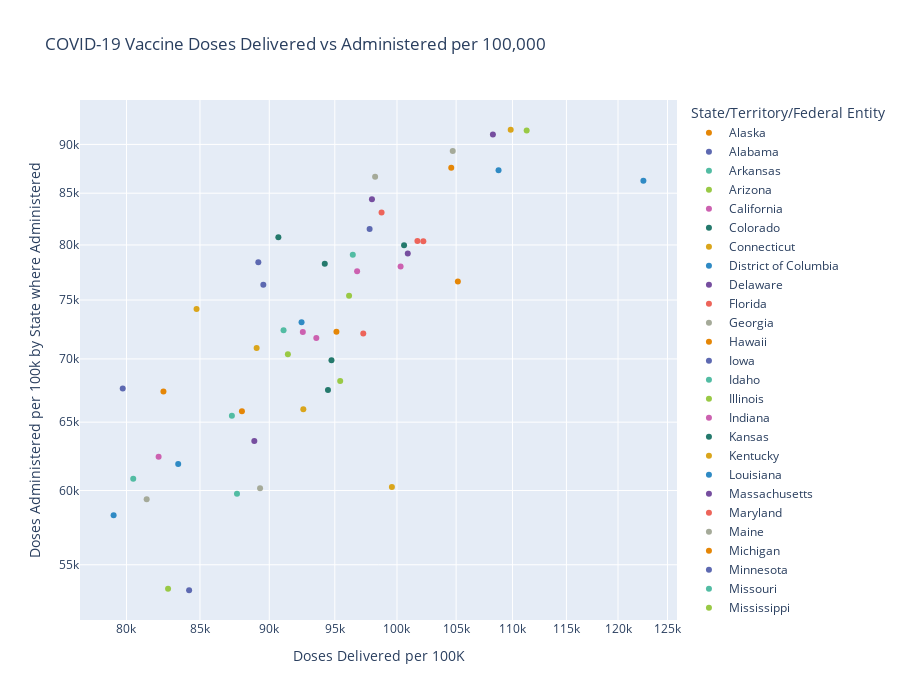

The code cell stored with this chart in its notebook:
### Code cell
# create a scatter plot of vaccine doses per 100,000 delivered vs doses administered categorized by state and log adjusted
fig = px.scatter(vacc, x='Doses Delivered per 100K', y='Doses Administered per 100k by State where Administered', color='State/Territory/Federal Entity', 
                 height=700, hover_name='State/Territory/Federal Entity', log_x=True, log_y=True, 
                 title='COVID-19 Vaccine Doses Delivered vs Administered per 100,000',
                 color_discrete_sequence=px.colors.qualitative.Vivid)
fig.update_traces(textposition='top center')
# fig.update_layout(showlegend=False)
# fig.update_layout(xaxis_rangeslider_visible=True)
fig.show()

### Figure 1 — Plotly figure (JSON) as saved in the notebook; plotly's stock layout.template omitted (floating-point values rounded to 4 significant figures)
{"data": [{"hovertemplate": "<b>%{hovertext}</b><br><br>State/Territory/Federal Entity=Alaska<br>Doses Delivered per 100K=%{x}<br>Doses Administered per 100k by State where Administered=%{y}<extra></extra>", "hovertext": ["Alaska"], "legendgroup": "Alaska", "marker": {"color": "rgb(229, 134, 6)", "symbol": "circle"}, "mode": "markers", "name": "Alaska", "orientation": "v", "showlegend": true, "textposition": "top center", "type": "scatter", "x": [105148], "xaxis": "x", "y": [76641], "yaxis": "y"}, {"hovertemplate": "<b>%{hovertext}</b><br><br>State/Territory/Federal Entity=Alabama<br>Doses Delivered per 100K=%{x}<br>Doses Administered per 100k by State where Administered=%{y}<extra></extra>", "hovertext": ["Alabama"], "legendgroup": "Alabama", "marker": {"color": "rgb(93, 105, 177)", "symbol": "circle"}, "mode": "markers", "name": "Alabama", "orientation": "v", "showlegend": true, "textposition": "top center", "type": "scatter", "x": [84242], "xaxis": "x", "y": [53382], "yaxis": "y"}, {"hovertemplate": "<b>%{hovertext}</b><br><br>State/Territory/Federal Entity=Arkansas<br>Doses Delivered per 100K=%{x}<br>Doses Administered per 100k by State where Administered=%{y}<extra></extra>", "hovertext": ["Arkansas"], "legendgroup": "Arkansas", "marker": {"color": "rgb(82, 188, 163)", "symbol": "circle"}, "mode": "markers", "name": "Arkansas", "orientation": "v", "showlegend": true, "textposition": "top center", "type": "scatter", "x": [87635], "xaxis": "x", "y": [59772], "yaxis": "y"}, {"hovertemplate": "<b>%{hovertext}</b><br><br>State/Territory/Federal Entity=Arizona<br>Doses Delivered per 100K=%{x}<br>Doses Administered per 100k by State where Administered=%{y}<extra></extra>", "hovertext": ["Arizona"], "legendgroup": "Arizona", "marker": {"color": "rgb(153, 201, 69)", "symbol": "circle"}, "mode": "markers", "name": "Arizona", "orientation": "v", "showlegend": true, "textposition": "top center", "type": "scatter", "x": [91394], "xaxis": "x", "y": [70394], "yaxis": "y"}, {"hovertemplate": "<b>%{hovertext}</b><br><br>State/Territory/Federal Entity=California<br>Doses Delivered per 100K=%{x}<br>Doses Administered per 100k by State where Administered=%{y}<extra></extra>", "hovertext": ["California"], "legendgroup": "California", "marker": {"color": "rgb(204, 97, 176)", "symbol": "circle"}, "mode": "markers", "name": "California", "orientation": "v", "showlegend": true, "textposition": "top center", "type": "scatter", "x": [100298], "xaxis": "x", "y": [78003], "yaxis": "y"}, {"hovertemplate": "<b>%{hovertext}</b><br><br>State/Territory/Federal Entity=Colorado<br>Doses Delivered per 100K=%{x}<br>Doses Administered per 100k by State where Administered=%{y}<extra></extra>", "hovertext": ["Colorado"], "legendgroup": "Colorado", "marker": {"color": "rgb(36, 121, 108)", "symbol": "circle"}, "mode": "markers", "name": "Colorado", "orientation": "v", "showlegend": true, "textposition": "top center", "type": "scatter", "x": [94217], "xaxis": "x", "y": [78252], "yaxis": "y"}, {"hovertemplate": "<b>%{hovertext}</b><br><br>State/Territory/Federal Entity=Connecticut<br>Doses Delivered per 100K=%{x}<br>Doses Administered per 100k by State where Administered=%{y}<extra></extra>", "hovertext": ["Connecticut"], "legendgroup": "Connecticut", "marker": {"color": "rgb(218, 165, 27)", "symbol": "circle"}, "mode": "markers", "name": "Connecticut", "orientation": "v", "showlegend": true, "textposition": "top center", "type": "scatter", "x": [109834], "xaxis": "x", "y": [91559], "yaxis": "y"}, {"hovertemplate": "<b>%{hovertext}</b><br><br>State/Territory/Federal Entity=District of Columbia<br>Doses Delivered per 100K=%{x}<br>Doses Administered per 100k by State where Administered=%{y}<extra></extra>", "hovertext": ["District of Columbia"], "legendgroup": "District of Columbia", "marker": {"color": "rgb(47, 138, 196)", "symbol": "circle"}, "mode": "markers", "name": "District of Columbia", "orientation": "v", "showlegend": true, "textposition": "top center", "type": "scatter", "x": [122539], "xaxis": "x", "y": [86250], "yaxis": "y"}, {"hovertemplate": "<b>%{hovertext}</b><br><br>State/Territory/Federal Entity=Delaware<br>Doses Delivered per 100K=%{x}<br>Doses Administered per 100k by State where Administered=%{y}<extra></extra>", "hovertext": ["Delaware"], "legendgroup": "Delaware", "marker": {"color": "rgb(118, 78, 159)", "symbol": "circle"}, "mode": "markers", "name": "Delaware", "orientation": "v", "showlegend": true, "textposition": "top center", "type": "scatter", "x": [100893], "xaxis": "x", "y": [79208], "yaxis": "y"}, {"hovertemplate": "<b>%{hovertext}</b><br><br>State/Territory/Federal Entity=Florida<br>Doses Delivered per 100K=%{x}<br>Doses Administered per 100k by State where Administered=%{y}<extra></extra>", "hovertext": ["Florida"], "legendgroup": "Florida", "marker": {"color": "rgb(237, 100, 90)", "symbol": "circle"}, "mode": "markers", "name": "Florida", "orientation": "v", "showlegend": true, "textposition": "top center", "type": "scatter", "x": [97257], "xaxis": "x", "y": [72112], "yaxis": "y"}, {"hovertemplate": "<b>%{hovertext}</b><br><br>State/Territory/Federal Entity=Georgia<br>Doses Delivered per 100K=%{x}<br>Doses Administered per 100k by State where Administered=%{y}<extra></extra>", "hovertext": ["Georgia"], "legendgroup": "Georgia", "marker": {"color": "rgb(165, 170, 153)", "symbol": "circle"}, "mode": "markers", "name": "Georgia", "orientation": "v", "showlegend": true, "textposition": "top center", "type": "scatter", "x": [89320], "xaxis": "x", "y": [60155], "yaxis": "y"}, {"hovertemplate": "<b>%{hovertext}</b><br><br>State/Territory/Federal Entity=Hawaii<br>Doses Delivered per 100K=%{x}<br>Doses Administered per 100k by State where Administered=%{y}<extra></extra>", "hovertext": ["Hawaii"], "legendgroup": "Hawaii", "marker": {"color": "rgb(229, 134, 6)", "symbol": "circle"}, "mode": "markers", "name": "Hawaii", "orientation": "v", "showlegend": true, "textposition": "top center", "type": "scatter", "x": [104577], "xaxis": "x", "y": [87566], "yaxis": "y"}, {"hovertemplate": "<b>%{hovertext}</b><br><br>State/Territory/Federal Entity=Iowa<br>Doses Delivered per 100K=%{x}<br>Doses Administered per 100k by State where Administered=%{y}<extra></extra>", "hovertext": ["Iowa"], "legendgroup": "Iowa", "marker": {"color": "rgb(93, 105, 177)", "symbol": "circle"}, "mode": "markers", "name": "Iowa", "orientation": "v", "showlegend": true, "textposition": "top center", "type": "scatter", "x": [89561], "xaxis": "x", "y": [76352], "yaxis": "y"}, {"hovertemplate": "<b>%{hovertext}</b><br><br>State/Territory/Federal Entity=Idaho<br>Doses Delivered per 100K=%{x}<br>Doses Administered per 100k by State where Administered=%{y}<extra></extra>", "hovertext": ["Idaho"], "legendgroup": "Idaho", "marker": {"color": "rgb(82, 188, 163)", "symbol": "circle"}, "mode": "markers", "name": "Idaho", "orientation": "v", "showlegend": true, "textposition": "top center", "type": "scatter", "x": [80448], "xaxis": "x", "y": [60837], "yaxis": "y"}, {"hovertemplate": "<b>%{hovertext}</b><br><br>State/Territory/Federal Entity=Illinois<br>Doses Delivered per 100K=%{x}<br>Doses Administered per 100k by State where Administered=%{y}<extra></extra>", "hovertext": ["Illinois"], "legendgroup": "Illinois", "marker": {"color": "rgb(153, 201, 69)", "symbol": "circle"}, "mode": "markers", "name": "Illinois", "orientation": "v", "showlegend": true, "textposition": "top center", "type": "scatter", "x": [96124], "xaxis": "x", "y": [75374], "yaxis": "y"}, {"hovertemplate": "<b>%{hovertext}</b><br><br>State/Territory/Federal Entity=Indiana<br>Doses Delivered per 100K=%{x}<br>Doses Administered per 100k by State where Administered=%{y}<extra></extra>", "hovertext": ["Indiana"], "legendgroup": "Indiana", "marker": {"color": "rgb(204, 97, 176)", "symbol": "circle"}, "mode": "markers", "name": "Indiana", "orientation": "v", "showlegend": true, "textposition": "top center", "type": "scatter", "x": [82149], "xaxis": "x", "y": [62414], "yaxis": "y"}, {"hovertemplate": "<b>%{hovertext}</b><br><br>State/Territory/Federal Entity=Kansas<br>Doses Delivered per 100K=%{x}<br>Doses Administered per 100k by State where Administered=%{y}<extra></extra>", "hovertext": ["Kansas"], "legendgroup": "Kansas", "marker": {"color": "rgb(36, 121, 108)", "symbol": "circle"}, "mode": "markers", "name": "Kansas", "orientation": "v", "showlegend": true, "textposition": "top center", "type": "scatter", "x": [94740], "xaxis": "x", "y": [69897], "yaxis": "y"}, {"hovertemplate": "<b>%{hovertext}</b><br><br>State/Territory/Federal Entity=Kentucky<br>Doses Delivered per 100K=%{x}<br>Doses Administered per 100k by State where Administered=%{y}<extra></extra>", "hovertext": ["Kentucky"], "legendgroup": "Kentucky", "marker": {"color": "rgb(218, 165, 27)", "symbol": "circle"}, "mode": "markers", "name": "Kentucky", "orientation": "v", "showlegend": true, "textposition": "top center", "type": "scatter", "x": [89068], "xaxis": "x", "y": [70911], "yaxis": "y"}, {"hovertemplate": "<b>%{hovertext}</b><br><br>State/Territory/Federal Entity=Louisiana<br>Doses Delivered per 100K=%{x}<br>Doses Administered per 100k by State where Administered=%{y}<extra></extra>", "hovertext": ["Louisiana"], "legendgroup": "Louisiana", "marker": {"color": "rgb(47, 138, 196)", "symbol": "circle"}, "mode": "markers", "name": "Louisiana", "orientation": "v", "showlegend": true, "textposition": "top center", "type": "scatter", "x": [79155], "xaxis": "x", "y": [58290], "yaxis": "y"}, {"hovertemplate": "<b>%{hovertext}</b><br><br>State/Territory/Federal Entity=Massachusetts<br>Doses Delivered per 100K=%{x}<br>Doses Administered per 100k by State where Administered=%{y}<extra></extra>", "hovertext": ["Massachusetts"], "legendgroup": "Massachusetts", "marker": {"color": "rgb(118, 78, 159)", "symbol": "circle"}, "mode": "markers", "name": "Massachusetts", "orientation": "v", "showlegend": true, "textposition": "top center", "type": "scatter", "x": [108233], "xaxis": "x", "y": [91061], "yaxis": "y"}, {"hovertemplate": "<b>%{hovertext}</b><br><br>State/Territory/Federal Entity=Maryland<br>Doses Delivered per 100K=%{x}<br>Doses Administered per 100k by State where Administered=%{y}<extra></extra>", "hovertext": ["Maryland"], "legendgroup": "Maryland", "marker": {"color": "rgb(237, 100, 90)", "symbol": "circle"}, "mode": "markers", "name": "Maryland", "orientation": "v", "showlegend": true, "textposition": "top center", "type": "scatter", "x": [101699], "xaxis": "x", "y": [80382], "yaxis": "y"}, {"hovertemplate": "<b>%{hovertext}</b><br><br>State/Territory/Federal Entity=Maine<br>Doses Delivered per 100K=%{x}<br>Doses Administered per 100k by State where Administered=%{y}<extra></extra>", "hovertext": ["Maine"], "legendgroup": "Maine", "marker": {"color": "rgb(165, 170, 153)", "symbol": "circle"}, "mode": "markers", "name": "Maine", "orientation": "v", "showlegend": true, "textposition": "top center", "type": "scatter", "x": [104706], "xaxis": "x", "y": [89312], "yaxis": "y"}, {"hovertemplate": "<b>%{hovertext}</b><br><br>State/Territory/Federal Entity=Michigan<br>Doses Delivered per 100K=%{x}<br>Doses Administered per 100k by State where Administered=%{y}<extra></extra>", "hovertext": ["Michigan"], "legendgroup": "Michigan", "marker": {"color": "rgb(229, 134, 6)", "symbol": "circle"}, "mode": "markers", "name": "Michigan", "orientation": "v", "showlegend": true, "textposition": "top center", "type": "scatter", "x": [95128], "xaxis": "x", "y": [72257], "yaxis": "y"}, {"hovertemplate": "<b>%{hovertext}</b><br><br>State/Territory/Federal Entity=Minnesota<br>Doses Delivered per 100K=%{x}<br>Doses Administered per 100k by State where Administered=%{y}<extra></extra>", "hovertext": ["Minnesota"], "legendgroup": "Minnesota", "marker": {"color": "rgb(93, 105, 177)", "symbol": "circle"}, "mode": "markers", "name": "Minnesota", "orientation": "v", "showlegend": true, "textposition": "top center", "type": "scatter", "x": [89192], "xaxis": "x", "y": [78397], "yaxis": "y"}, {"hovertemplate": "<b>%{hovertext}</b><br><br>State/Territory/Federal Entity=Missouri<br>Doses Delivered per 100K=%{x}<br>Doses Administered per 100k by State where Administered=%{y}<extra></extra>", "hovertext": ["Missouri"], "legendgroup": "Missouri", "marker": {"color": "rgb(82, 188, 163)", "symbol": "circle"}, "mode": "markers", "name": "Missouri", "orientation": "v", "showlegend": true, "textposition": "top center", "type": "scatter", "x": [87268], "xaxis": "x", "y": [65495], "yaxis": "y"}, {"hovertemplate": "<b>%{hovertext}</b><br><br>State/Territory/Federal Entity=Mississippi<br>Doses Delivered per 100K=%{x}<br>Doses Administered per 100k by State where Administered=%{y}<extra></extra>", "hovertext": ["Mississippi"], "legendgroup": "Mississippi", "marker": {"color": "rgb(153, 201, 69)", "symbol": "circle"}, "mode": "markers", "name": "Mississippi", "orientation": "v", "showlegend": true, "textposition": "top center", "type": "scatter", "x": [82792], "xaxis": "x", "y": [53475], "yaxis": "y"}, {"hovertemplate": "<b>%{hovertext}</b><br><br>State/Territory/Federal Entity=Montana<br>Doses Delivered per 100K=%{x}<br>Doses Administered per 100k by State where Administered=%{y}<extra></extra>", "hovertext": ["Montana"], "legendgroup": "Montana", "marker": {"color": "rgb(204, 97, 176)", "symbol": "circle"}, "mode": "markers", "name": "Montana", "orientation": "v", "showlegend": true, "textposition": "top center", "type": "scatter", "x": [93562], "xaxis": "x", "y": [71735], "yaxis": "y"}, {"hovertemplate": "<b>%{hovertext}</b><br><br>State/Territory/Federal Entity=North Carolina<br>Doses Delivered per 100K=%{x}<br>Doses Administered per 100k by State where Administered=%{y}<extra></extra>", "hovertext": ["North Carolina"], "legendgroup": "North Carolina", "marker": {"color": "rgb(36, 121, 108)", "symbol": "circle"}, "mode": "markers", "name": "North Carolina", "orientation": "v", "showlegend": true, "textposition": "top center", "type": "scatter", "x": [94466], "xaxis": "x", "y": [67491], "yaxis": "y"}, {"hovertemplate": "<b>%{hovertext}</b><br><br>State/Territory/Federal Entity=North Dakota<br>Doses Delivered per 100K=%{x}<br>Doses Administered per 100k by State where Administered=%{y}<extra></extra>", "hovertext": ["North Dakota"], "legendgroup": "North Dakota", "marker": {"color": "rgb(218, 165, 27)", "symbol": "circle"}, "mode": "markers", "name": "North Dakota", "orientation": "v", "showlegend": true, "textposition": "top center", "type": "scatter", "x": [84761], "xaxis": "x", "y": [74206], "yaxis": "y"}, {"hovertemplate": "<b>%{hovertext}</b><br><br>State/Territory/Federal Entity=Nebraska<br>Doses Delivered per 100K=%{x}<br>Doses Administered per 100k by State where Administered=%{y}<extra></extra>", "hovertext": ["Nebraska"], "legendgroup": "Nebraska", "marker": {"color": "rgb(47, 138, 196)", "symbol": "circle"}, "mode": "markers", "name": "Nebraska", "orientation": "v", "showlegend": true, "textposition": "top center", "type": "scatter", "x": [92429], "xaxis": "x", "y": [73065], "yaxis": "y"}, {"hovertemplate": "<b>%{hovertext}</b><br><br>State/Territory/Federal Entity=New Hampshire<br>Doses Delivered per 100K=%{x}<br>Doses Administered per 100k by State where Administered=%{y}<extra></extra>", "hovertext": ["New Hampshire"], "legendgroup": "New Hampshire", "marker": {"color": "rgb(118, 78, 159)", "symbol": "circle"}, "mode": "markers", "name": "New Hampshire", "orientation": "v", "showlegend": true, "textposition": "top center", "type": "scatter", "x": [97956], "xaxis": "x", "y": [84394], "yaxis": "y"}, {"hovertemplate": "<b>%{hovertext}</b><br><br>State/Territory/Federal Entity=New Jersey<br>Doses Delivered per 100K=%{x}<br>Doses Administered per 100k by State where Administered=%{y}<extra></extra>", "hovertext": ["New Jersey"], "legendgroup": "New Jersey", "marker": {"color": "rgb(237, 100, 90)", "symbol": "circle"}, "mode": "markers", "name": "New Jersey", "orientation": "v", "showlegend": true, "textposition": "top center", "type": "scatter", "x": [98735], "xaxis": "x", "y": [83101], "yaxis": "y"}, {"hovertemplate": "<b>%{hovertext}</b><br><br>State/Territory/Federal Entity=New Mexico<br>Doses Delivered per 100K=%{x}<br>Doses Administered per 100k by State where Administered=%{y}<extra></extra>", "hovertext": ["New Mexico"], "legendgroup": "New Mexico", "marker": {"color": "rgb(165, 170, 153)", "symbol": "circle"}, "mode": "markers", "name": "New Mexico", "orientation": "v", "showlegend": true, "textposition": "top center", "type": "scatter", "x": [98212], "xaxis": "x", "y": [86661], "yaxis": "y"}, {"hovertemplate": "<b>%{hovertext}</b><br><br>State/Territory/Federal Entity=Nevada<br>Doses Delivered per 100K=%{x}<br>Doses Administered per 100k by State where Administered=%{y}<extra></extra>", "hovertext": ["Nevada"], "legendgroup": "Nevada", "marker": {"color": "rgb(229, 134, 6)", "symbol": "circle"}, "mode": "markers", "name": "Nevada", "orientation": "v", "showlegend": true, "textposition": "top center", "type": "scatter", "x": [82478], "xaxis": "x", "y": [67384], "yaxis": "y"}, {"hovertemplate": "<b>%{hovertext}</b><br><br>State/Territory/Federal Entity=New York State<br>Doses Delivered per 100K=%{x}<br>Doses Administered per 100k by State where Administered=%{y}<extra></extra>", "hovertext": ["New York State"], "legendgroup": "New York State", "marker": {"color": "rgb(93, 105, 177)", "symbol": "circle"}, "mode": "markers", "name": "New York State", "orientation": "v", "showlegend": true, "textposition": "top center", "type": "scatter", "x": [97766], "xaxis": "x", "y": [81520], "yaxis": "y"}, {"hovertemplate": "<b>%{hovertext}</b><br><br>State/Territory/Federal Entity=Ohio<br>Doses Delivered per 100K=%{x}<br>Doses Administered per 100k by State where Administered=%{y}<extra></extra>", "hovertext": ["Ohio"], "legendgroup": "Ohio", "marker": {"color": "rgb(82, 188, 163)", "symbol": "circle"}, "mode": "markers", "name": "Ohio", "orientation": "v", "showlegend": true, "textposition": "top center", "type": "scatter", "x": [91067], "xaxis": "x", "y": [72390], "yaxis": "y"}, {"hovertemplate": "<b>%{hovertext}</b><br><br>State/Territory/Federal Entity=Oklahoma<br>Doses Delivered per 100K=%{x}<br>Doses Administered per 100k by State where Administered=%{y}<extra></extra>", "hovertext": ["Oklahoma"], "legendgroup": "Oklahoma", "marker": {"color": "rgb(153, 201, 69)", "symbol": "circle"}, "mode": "markers", "name": "Oklahoma", "orientation": "v", "showlegend": true, "textposition": "top center", "type": "scatter", "x": [95423], "xaxis": "x", "y": [68219], "yaxis": "y"}, {"hovertemplate": "<b>%{hovertext}</b><br><br>State/Territory/Federal Entity=Oregon<br>Doses Delivered per 100K=%{x}<br>Doses Administered per 100k by State where Administered=%{y}<extra></extra>", "hovertext": ["Oregon"], "legendgroup": "Oregon", "marker": {"color": "rgb(204, 97, 176)", "symbol": "circle"}, "mode": "markers", "name": "Oregon", "orientation": "v", "showlegend": true, "textposition": "top center", "type": "scatter", "x": [92527], "xaxis": "x", "y": [72253], "yaxis": "y"}, {"hovertemplate": "<b>%{hovertext}</b><br><br>State/Territory/Federal Entity=Pennsylvania<br>Doses Delivered per 100K=%{x}<br>Doses Administered per 100k by State where Administered=%{y}<extra></extra>", "hovertext": ["Pennsylvania"], "legendgroup": "Pennsylvania", "marker": {"color": "rgb(36, 121, 108)", "symbol": "circle"}, "mode": "markers", "name": "Pennsylvania", "orientation": "v", "showlegend": true, "textposition": "top center", "type": "scatter", "x": [100586], "xaxis": "x", "y": [79977], "yaxis": "y"}, {"hovertemplate": "<b>%{hovertext}</b><br><br>State/Territory/Federal Entity=Puerto Rico<br>Doses Delivered per 100K=%{x}<br>Doses Administered per 100k by State where Administered=%{y}<extra></extra>", "hovertext": ["Puerto Rico"], "legendgroup": "Puerto Rico", "marker": {"color": "rgb(218, 165, 27)", "symbol": "circle"}, "mode": "markers", "name": "Puerto Rico", "orientation": "v", "showlegend": true, "textposition": "top center", "type": "scatter", "x": [99581], "xaxis": "x", "y": [60238], "yaxis": "y"}, {"hovertemplate": "<b>%{hovertext}</b><br><br>State/Territory/Federal Entity=Rhode Island<br>Doses Delivered per 100K=%{x}<br>Doses Administered per 100k by State where Administered=%{y}<extra></extra>", "hovertext": ["Rhode Island"], "legendgroup": "Rhode Island", "marker": {"color": "rgb(47, 138, 196)", "symbol": "circle"}, "mode": "markers", "name": "Rhode Island", "orientation": "v", "showlegend": true, "textposition": "top center", "type": "scatter", "x": [108738], "xaxis": "x", "y": [87319], "yaxis": "y"}, {"hovertemplate": "<b>%{hovertext}</b><br><br>State/Territory/Federal Entity=South Carolina<br>Doses Delivered per 100K=%{x}<br>Doses Administered per 100k by State where Administered=%{y}<extra></extra>", "hovertext": ["South Carolina"], "legendgroup": "South Carolina", "marker": {"color": "rgb(118, 78, 159)", "symbol": "circle"}, "mode": "markers", "name": "South Carolina", "orientation": "v", "showlegend": true, "textposition": "top center", "type": "scatter", "x": [88897], "xaxis": "x", "y": [63577], "yaxis": "y"}, {"hovertemplate": "<b>%{hovertext}</b><br><br>State/Territory/Federal Entity=South Dakota<br>Doses Delivered per 100K=%{x}<br>Doses Administered per 100k by State where Administered=%{y}<extra></extra>", "hovertext": ["South Dakota"], "legendgroup": "South Dakota", "marker": {"color": "rgb(237, 100, 90)", "symbol": "circle"}, "mode": "markers", "name": "South Dakota", "orientation": "v", "showlegend": true, "textposition": "top center", "type": "scatter", "x": [102197], "xaxis": "x", "y": [80342], "yaxis": "y"}, {"hovertemplate": "<b>%{hovertext}</b><br><br>State/Territory/Federal Entity=Tennessee<br>Doses Delivered per 100K=%{x}<br>Doses Administered per 100k by State where Administered=%{y}<extra></extra>", "hovertext": ["Tennessee"], "legendgroup": "Tennessee", "marker": {"color": "rgb(165, 170, 153)", "symbol": "circle"}, "mode": "markers", "name": "Tennessee", "orientation": "v", "showlegend": true, "textposition": "top center", "type": "scatter", "x": [81344], "xaxis": "x", "y": [59380], "yaxis": "y"}, {"hovertemplate": "<b>%{hovertext}</b><br><br>State/Territory/Federal Entity=Texas<br>Doses Delivered per 100K=%{x}<br>Doses Administered per 100k by State where Administered=%{y}<extra></extra>", "hovertext": ["Texas"], "legendgroup": "Texas", "marker": {"color": "rgb(229, 134, 6)", "symbol": "circle"}, "mode": "markers", "name": "Texas", "orientation": "v", "showlegend": true, "textposition": "top center", "type": "scatter", "x": [87994], "xaxis": "x", "y": [65838], "yaxis": "y"}, {"hovertemplate": "<b>%{hovertext}</b><br><br>State/Territory/Federal Entity=Utah<br>Doses Delivered per 100K=%{x}<br>Doses Administered per 100k by State where Administered=%{y}<extra></extra>", "hovertext": ["Utah"], "legendgroup": "Utah", "marker": {"color": "rgb(93, 105, 177)", "symbol": "circle"}, "mode": "markers", "name": "Utah", "orientation": "v", "showlegend": true, "textposition": "top center", "type": "scatter", "x": [79753], "xaxis": "x", "y": [67613], "yaxis": "y"}, {"hovertemplate": "<b>%{hovertext}</b><br><br>State/Territory/Federal Entity=Virginia<br>Doses Delivered per 100K=%{x}<br>Doses Administered per 100k by State where Administered=%{y}<extra></extra>", "hovertext": ["Virginia"], "legendgroup": "Virginia", "marker": {"color": "rgb(82, 188, 163)", "symbol": "circle"}, "mode": "markers", "name": "Virginia", "orientation": "v", "showlegend": true, "textposition": "top center", "type": "scatter", "x": [96420], "xaxis": "x", "y": [79096], "yaxis": "y"}, {"hovertemplate": "<b>%{hovertext}</b><br><br>State/Territory/Federal Entity=Vermont<br>Doses Delivered per 100K=%{x}<br>Doses Administered per 100k by State where Administered=%{y}<extra></extra>", "hovertext": ["Vermont"], "legendgroup": "Vermont", "marker": {"color": "rgb(153, 201, 69)", "symbol": "circle"}, "mode": "markers", "name": "Vermont", "orientation": "v", "showlegend": true, "textposition": "top center", "type": "scatter", "x": [111290], "xaxis": "x", "y": [91480], "yaxis": "y"}, {"hovertemplate": "<b>%{hovertext}</b><br><br>State/Territory/Federal Entity=Washington<br>Doses Delivered per 100K=%{x}<br>Doses Administered per 100k by State where Administered=%{y}<extra></extra>", "hovertext": ["Washington"], "legendgroup": "Washington", "marker": {"color": "rgb(204, 97, 176)", "symbol": "circle"}, "mode": "markers", "name": "Washington", "orientation": "v", "showlegend": true, "textposition": "top center", "type": "scatter", "x": [96765], "xaxis": "x", "y": [77579], "yaxis": "y"}, {"hovertemplate": "<b>%{hovertext}</b><br><br>State/Territory/Federal Entity=Wisconsin<br>Doses Delivered per 100K=%{x}<br>Doses Administered per 100k by State where Administered=%{y}<extra></extra>", "hovertext": ["Wisconsin"], "legendgroup": "Wisconsin", "marker": {"color": "rgb(36, 121, 108)", "symbol": "circle"}, "mode": "markers", "name": "Wisconsin", "orientation": "v", "showlegend": true, "textposition": "top center", "type": "scatter", "x": [90679], "xaxis": "x", "y": [80735], "yaxis": "y"}, {"hovertemplate": "<b>%{hovertext}</b><br><br>State/Territory/Federal Entity=West Virginia<br>Doses Delivered per 100K=%{x}<br>Doses Administered per 100k by State where Administered=%{y}<extra></extra>", "hovertext": ["West Virginia"], "legendgroup": "West Virginia", "marker": {"color": "rgb(218, 165, 27)", "symbol": "circle"}, "mode": "markers", "name": "West Virginia", "orientation": "v", "showlegend": true, "textposition": "top center", "type": "scatter", "x": [92565], "xaxis": "x", "y": [65986], "yaxis": "y"}, {"hovertemplate": "<b>%{hovertext}</b><br><br>State/Territory/Federal Entity=Wyoming<br>Doses Delivered per 100K=%{x}<br>Doses Administered per 100k by State where Administered=%{y}<extra></extra>", "hovertext": ["Wyoming"], "legendgroup": "Wyoming", "marker": {"color": "rgb(47, 138, 196)", "symbol": "circle"}, "mode": "markers", "name": "Wyoming", "orientation": "v", "showlegend": true, "textposition": "top center", "type": "scatter", "x": [83488], "xaxis": "x", "y": [61895], "yaxis": "y"}], "layout": {"height": 700, "legend": {"title": {"text": "State/Territory/Federal Entity"}, "tracegroupgap": 0}, "title": {"text": "COVID-19 Vaccine Doses Delivered vs Administered per 100,000"}, "xaxis": {"anchor": "y", "domain": [0, 1], "title": {"text": "Doses Delivered per 100K"}, "type": "log"}, "yaxis": {"anchor": "x", "domain": [0, 1], "title": {"text": "Doses Administered per 100k by State where Administered"}, "type": "log"}}}
